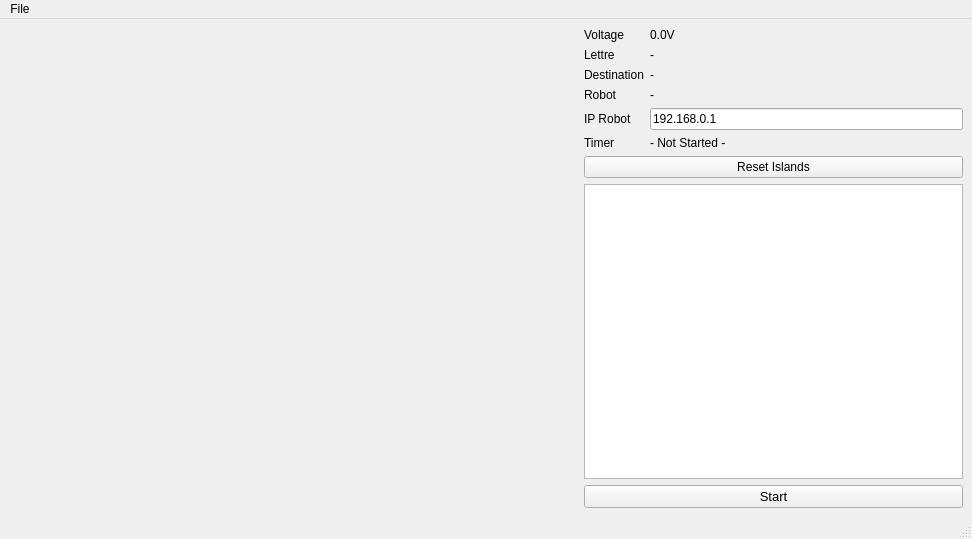
<?xml version="1.0" encoding="UTF-8"?>
<ui version="4.0">
 <class>MainWindow</class>
 <widget class="QMainWindow" name="MainWindow">
  <property name="geometry">
   <rect>
    <x>0</x>
    <y>0</y>
    <width>972</width>
    <height>539</height>
   </rect>
  </property>
  <property name="windowTitle">
   <string>MainWindow</string>
  </property>
  <widget class="QWidget" name="centralwidget">
   <layout class="QHBoxLayout" name="horizontalLayout_2" stretch="3,2">
    <item>
     <widget class="QLabel" name="lbl_image">
      <property name="maximumSize">
       <size>
        <width>640</width>
        <height>480</height>
       </size>
      </property>
      <property name="text">
       <string/>
      </property>
      <property name="scaledContents">
       <bool>true</bool>
      </property>
     </widget>
    </item>
    <item>
     <layout class="QVBoxLayout" name="verticalLayout">
      <item>
       <layout class="QFormLayout" name="formLayout">
        <property name="fieldGrowthPolicy">
         <enum>QFormLayout::AllNonFixedFieldsGrow</enum>
        </property>
        <item row="0" column="0">
         <widget class="QLabel" name="label">
          <property name="text">
           <string>Voltage</string>
          </property>
         </widget>
        </item>
        <item row="0" column="1">
         <widget class="QLabel" name="lbl_voltage">
          <property name="text">
           <string>0.0V</string>
          </property>
         </widget>
        </item>
        <item row="1" column="0">
         <widget class="QLabel" name="label_2">
          <property name="text">
           <string>Lettre</string>
          </property>
         </widget>
        </item>
        <item row="1" column="1">
         <widget class="QLabel" name="lbl_letter">
          <property name="text">
           <string>-</string>
          </property>
         </widget>
        </item>
        <item row="2" column="0">
         <widget class="QLabel" name="label_3">
          <property name="text">
           <string>Destination</string>
          </property>
         </widget>
        </item>
        <item row="2" column="1">
         <widget class="QLabel" name="lbl_description">
          <property name="text">
           <string>-</string>
          </property>
         </widget>
        </item>
        <item row="3" column="0">
         <widget class="QLabel" name="label_5">
          <property name="text">
           <string>Robot</string>
          </property>
         </widget>
        </item>
        <item row="3" column="1">
         <widget class="QLabel" name="lbl_robot">
          <property name="text">
           <string>-</string>
          </property>
         </widget>
        </item>
        <item row="4" column="0">
         <widget class="QLabel" name="label_4">
          <property name="text">
           <string>IP Robot</string>
          </property>
         </widget>
        </item>
        <item row="4" column="1">
         <widget class="QLineEdit" name="txb_robot_ip">
          <property name="minimumSize">
           <size>
            <width>0</width>
            <height>20</height>
           </size>
          </property>
          <property name="text">
           <string>192.168.0.1</string>
          </property>
         </widget>
        </item>
        <item row="6" column="0">
         <widget class="QLabel" name="label_6">
          <property name="text">
           <string>Timer</string>
          </property>
         </widget>
        </item>
        <item row="6" column="1">
         <widget class="QLabel" name="lbl_timer">
          <property name="text">
           <string>- Not Started -</string>
          </property>
         </widget>
        </item>
       </layout>
      </item>
      <item>
       <widget class="QPushButton" name="btn_reset_islands">
        <property name="text">
         <string>Reset Islands</string>
        </property>
       </widget>
      </item>
      <item>
       <widget class="QTextBrowser" name="txb_messages"/>
      </item>
      <item>
       <widget class="QPushButton" name="btn_start">
        <property name="font">
         <font>
          <family>Liberation Sans</family>
          <pointsize>10</pointsize>
         </font>
        </property>
        <property name="text">
         <string>Start</string>
        </property>
       </widget>
      </item>
     </layout>
    </item>
   </layout>
  </widget>
  <widget class="QMenuBar" name="menubar">
   <property name="geometry">
    <rect>
     <x>0</x>
     <y>0</y>
     <width>972</width>
     <height>27</height>
    </rect>
   </property>
   <widget class="QMenu" name="menuFile">
    <property name="title">
     <string>File</string>
    </property>
    <addaction name="actionQuit"/>
   </widget>
   <addaction name="menuFile"/>
  </widget>
  <widget class="QStatusBar" name="statusbar"/>
  <action name="actionQuit">
   <property name="text">
    <string>Quit</string>
   </property>
  </action>
 </widget>
 <resources/>
 <connections>
  <connection>
   <sender>actionQuit</sender>
   <signal>activated()</signal>
   <receiver>MainWindow</receiver>
   <slot>close()</slot>
   <hints>
    <hint type="sourcelabel">
     <x>-1</x>
     <y>-1</y>
    </hint>
    <hint type="destinationlabel">
     <x>485</x>
     <y>269</y>
    </hint>
   </hints>
  </connection>
 </connections>
</ui>
